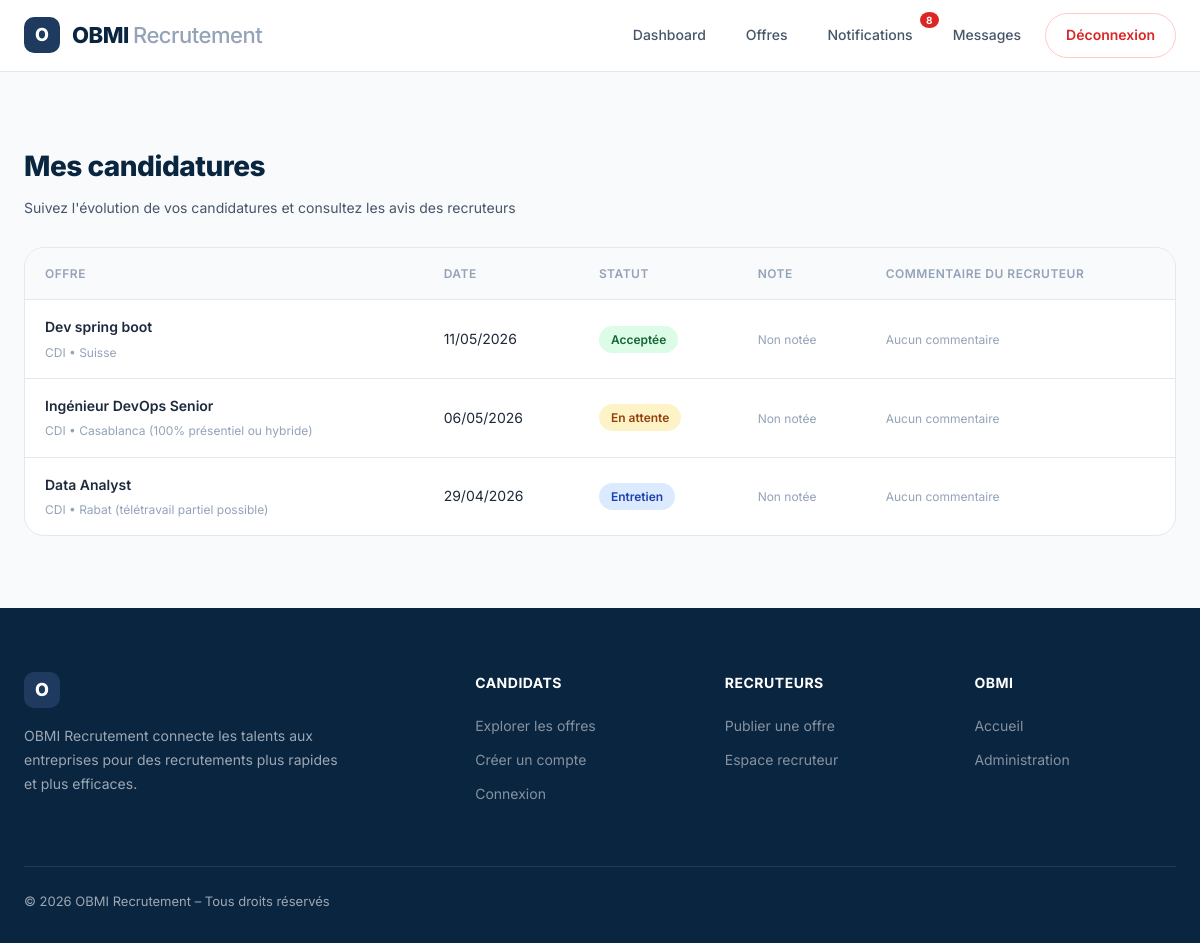
The page /mes-candidatures/ (signed in) on the database as committed earlier.
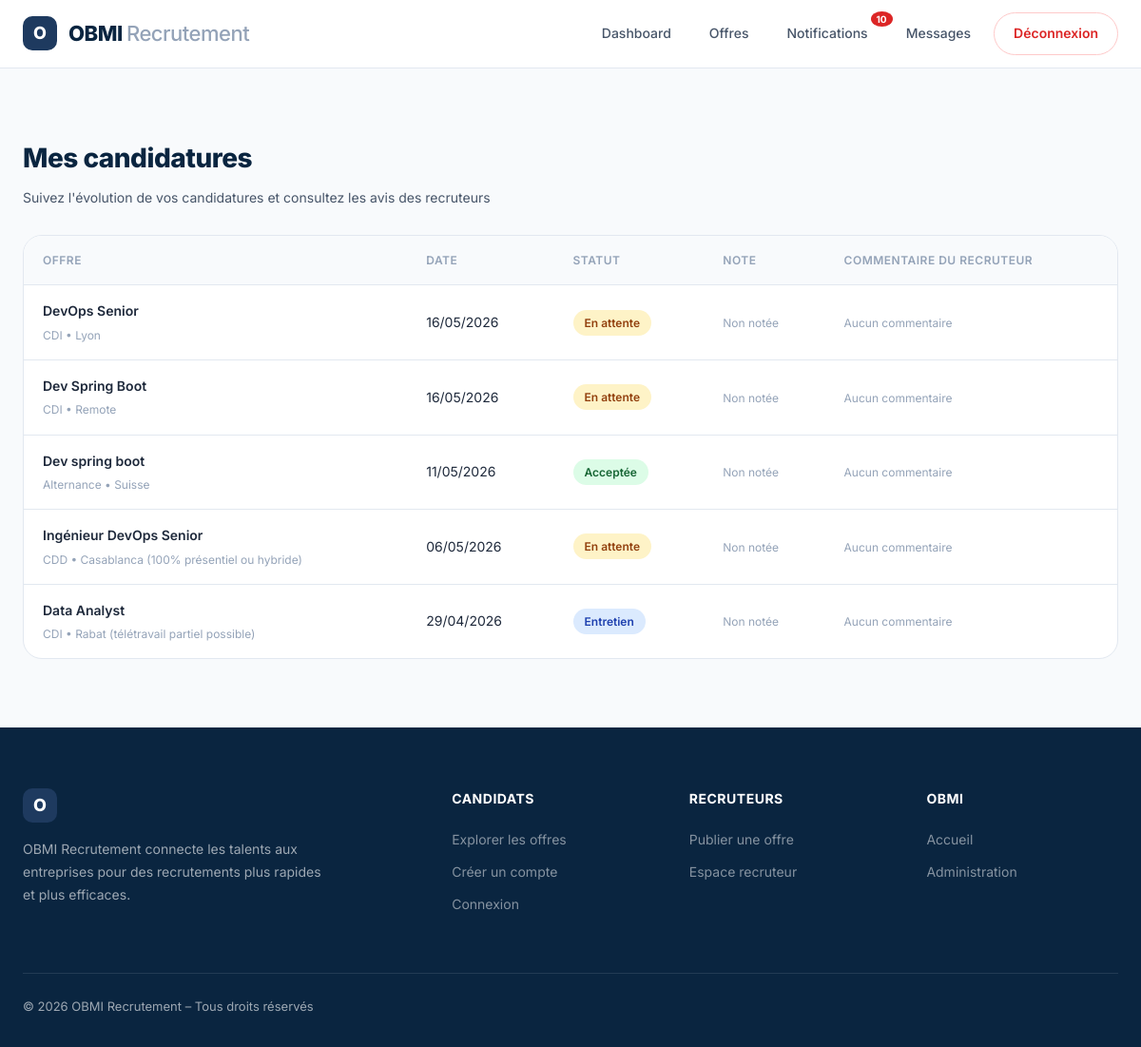
The same page on the database as committed later.
### candidature/models.py (models this page shows, shortened)
class Candidature(models.Model):
    candidat = models.ForeignKey(Candidat, on_delete=models.CASCADE, related_name='candidatures')
    offre = models.ForeignKey(Offre, on_delete=models.CASCADE, related_name='candidatures')
    datePostulation = models.DateTimeField(auto_now_add=True)
    statut = models.ForeignKey(StatutCandidature, on_delete=models.SET_NULL, null=True)
    note_evaluation = models.IntegerField(null=True, blank=True)      # ← 1-5 étoiles
    commentaire_recruteur = models.TextField(blank=True, null=True)
    lettre_motivation = models.TextField(blank=True, null=True)

class Offre(models.Model):
    CONTRAT_CHOICES = [
        ('CDI', 'CDI'),
        ('CDD', 'CDD'),
        ('Stage', 'Stage'),
        ('Alternance', 'Alternance'),
    ]
    titre = models.CharField(max_length=200)
    description = models.TextField()
    lieu = models.CharField(max_length=100)
    type_contrat = models.CharField(max_length=20, choices=CONTRAT_CHOICES, default='CDI')
    datePublication = models.DateTimeField(auto_now_add=True)
    date_expiration = models.DateField(null=True, blank=True)
    recruteur = models.ForeignKey(Recruteur, on_delete=models.CASCADE, related_name='offres')

### candidature/views.py (the view)
# urls.py: path('mes-candidatures/', views.mes_candidatures, name='mes_candidatures'),
@login_required
def mes_candidatures(request):
    if request.user.role != 'candidat':
        return redirect('dashboard')
    candidat = Candidat.objects.get(utilisateur=request.user)
    candidatures = Candidature.objects.filter(candidat=candidat).order_by('-datePostulation')
    total_candidatures = candidatures.count()
    en_attente_count = candidatures.filter(statut__nom='en_attente').count()
    acceptee_count = candidatures.filter(statut__nom='acceptee').count()
    entretien_count = candidatures.filter(statut__nom='entretien').count()
    return render(request, 'candidature/mes_candidatures.html', {
        'candidatures': candidatures,
        'total_candidatures': total_candidatures,
        'en_attente_count': en_attente_count,
        'acceptee_count': acceptee_count,
        'entretien_count': entretien_count,
    })

### candidature/context_processors.py (called while the page is built)
def notifications_context(request):
    if request.user.is_authenticated:
        return {
            'unread_messages': Message.objects.filter(destinataire=request.user, lu=False).count(),
            'unread_notifications': Notification.objects.filter(utilisateur=request.user, lu=False).count(),
        }
    return {'unread_messages': 0, 'unread_notifications': 0}

### candidature/templates/candidature/mes_candidatures.html (shortened to what this page needs)
{% extends 'candidature/base.html' %}
{% block content %}
<div class="page-content">
    <div class="container-wide">
        <div class="page-header">
            <h1>Mes candidatures</h1>
            <p>Suivez l'évolution de vos candidatures et consultez les avis des recruteurs</p>
        </div>
        {% if candidatures %}
        <div class="table-container">
            <table>
                <thead>
                    <tr>
                        <th>Offre</th>
                        <th>Date</th>
                        <th>Statut</th>
                        <th>Note</th>
                        <th>Commentaire du recruteur</th>
                    </tr>
                </thead>
                <tbody>
                    {% for c in candidatures %}
                    <tr>
                        <td>
                            <div class="offre-title">{{ c.offre.titre }}</div>
                            <div class="offre-detail">{{ c.offre.type_contrat }} • {{ c.offre.lieu }}</div>
                        </td>
                        <td>{{ c.datePostulation|date:"d/m/Y" }}</td>
                        <td>
                            <span class="status-{{ c.statut.nom }}">
                                {% if c.statut.nom == 'en_attente' %}
                                    En attente
                                {% elif c.statut.nom == 'acceptee' %}
                                    Acceptée
                                {% elif c.statut.nom == 'rejetee' %}
                                    Rejetée
                                {% elif c.statut.nom == 'entretien' %}
                                    Entretien
                                {% else %}
                                    {{ c.statut.nom }}
                                {% endif %}
                            </span>
                        </td>
                        <td>
                            {% if c.note_evaluation %}
                                <div class="rating-display">
                                    {% for i in "12345" %}
                                        {% if forloop.counter <= c.note_evaluation %}
                                            <i class="fas fa-star"></i>
                                        {% else %}
                                            <i class="far fa-star"></i>
                                        {% endif %}
                                    {% endfor %}
                                </div>
                            {% else %}
                                <span class="text-muted">Non notée</span>
                            {% endif %}
                        </td>
                        <td>
                            {% if c.commentaire_recruteur %}
                                <span class="comment-text">{{ c.commentaire_recruteur }}</span>
                            {% else %}
                                <span class="text-muted">Aucun commentaire</span>
                            {% endif %}
                        </td>
                    </tr>
                    {% endfor %}
                </tbody>
            </table>
        </div>
        {% else %}
        <div class="empty-state">
            <i class="fas fa-inbox"></i>
            <p>Vous n'avez pas encore postulé à une offre.</p>
            <a href="/offres/">Explorer les offres</a>
        </div>
        {% endif %}
    </div>
</div>
{% endblock %}

Rows that differ between the two databases and show on the page:
added Candidature: offre.titre "DevOps Senior", offre.type_contrat "CDI", offre.lieu "Lyon", datePostulation "16/05/2026", shows "En attente", shows "Non notée", shows "Aucun commentaire"
added Candidature: offre.titre "Dev Spring Boot", offre.type_contrat "CDI", offre.lieu "Remote", datePostulation "16/05/2026", shows "En attente", shows "Non notée", shows "Aucun commentaire"
changed through a linked row, Candidature "Dev spring boot": offre.type_contrat "CDI" → "Alternance"
changed through a linked row, Candidature "Ingénieur DevOps Senior": offre.type_contrat "CDI" → "CDD"
Other text that changed with them:
{{ unread_notifications }}: "8" → "10"
